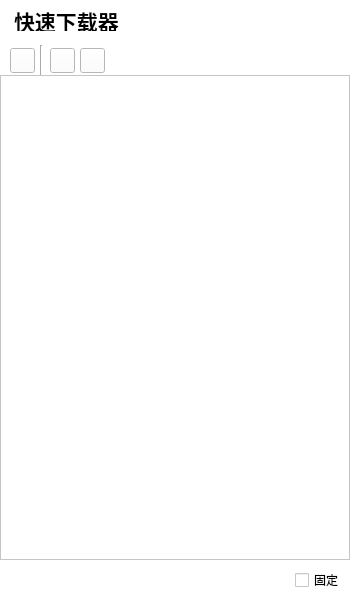
<?xml version="1.0" encoding="UTF-8"?>
<ui version="4.0">
 <class>MainWindow</class>
 <widget class="QMainWindow" name="MainWindow">
  <property name="geometry">
   <rect>
    <x>0</x>
    <y>0</y>
    <width>350</width>
    <height>600</height>
   </rect>
  </property>
  <property name="minimumSize">
   <size>
    <width>350</width>
    <height>400</height>
   </size>
  </property>
  <property name="maximumSize">
   <size>
    <width>350</width>
    <height>2000</height>
   </size>
  </property>
  <property name="baseSize">
   <size>
    <width>350</width>
    <height>600</height>
   </size>
  </property>
  <property name="windowTitle">
   <string>高速下载器</string>
  </property>
  <property name="autoFillBackground">
   <bool>false</bool>
  </property>
  <property name="styleSheet">
   <string notr="true">background-color:#FFFFFF;</string>
  </property>
  <widget class="QWidget" name="mainContent">
   <widget class="QWidget" name="title" native="true">
    <property name="geometry">
     <rect>
      <x>0</x>
      <y>0</y>
      <width>350</width>
      <height>45</height>
     </rect>
    </property>
    <property name="styleSheet">
     <string notr="true"/>
    </property>
    <widget class="QLabel" name="label">
     <property name="geometry">
      <rect>
       <x>14</x>
       <y>11</y>
       <width>141</width>
       <height>20</height>
      </rect>
     </property>
     <property name="font">
      <font>
       <family>System</family>
       <pointsize>16</pointsize>
       <weight>75</weight>
       <bold>true</bold>
      </font>
     </property>
     <property name="styleSheet">
      <string notr="true"/>
     </property>
     <property name="text">
      <string>快速下载器</string>
     </property>
    </widget>
    <widget class="QPushButton" name="minBtn">
     <property name="geometry">
      <rect>
       <x>268</x>
       <y>0</y>
       <width>41</width>
       <height>31</height>
      </rect>
     </property>
     <property name="styleSheet">
      <string notr="true">border:none;
background-color:transparent;
image: url(:/fd/images/mini_btn_bg.jpg);
</string>
     </property>
     <property name="text">
      <string/>
     </property>
    </widget>
    <widget class="QPushButton" name="closeBtn">
     <property name="geometry">
      <rect>
       <x>310</x>
       <y>0</y>
       <width>41</width>
       <height>31</height>
      </rect>
     </property>
     <property name="styleSheet">
      <string notr="true">border:none;
background-color:transparent;
image: url(:/fd/images/close_btn_bg.jpg);</string>
     </property>
     <property name="text">
      <string/>
     </property>
    </widget>
   </widget>
   <widget class="QWidget" name="toolsBar" native="true">
    <property name="geometry">
     <rect>
      <x>0</x>
      <y>45</y>
      <width>350</width>
      <height>30</height>
     </rect>
    </property>
    <property name="styleSheet">
     <string notr="true"/>
    </property>
    <widget class="Line" name="newRightLine">
     <property name="geometry">
      <rect>
       <x>40</x>
       <y>0</y>
       <width>3</width>
       <height>30</height>
      </rect>
     </property>
     <property name="orientation">
      <enum>Qt::Vertical</enum>
     </property>
    </widget>
    <widget class="QPushButton" name="newTaskBtn">
     <property name="geometry">
      <rect>
       <x>10</x>
       <y>3</y>
       <width>25</width>
       <height>25</height>
      </rect>
     </property>
     <property name="toolTip">
      <string>新建任务</string>
     </property>
     <property name="styleSheet">
      <string notr="true"/>
     </property>
     <property name="text">
      <string/>
     </property>
    </widget>
    <widget class="QPushButton" name="startAllBtn">
     <property name="geometry">
      <rect>
       <x>50</x>
       <y>3</y>
       <width>25</width>
       <height>25</height>
      </rect>
     </property>
     <property name="toolTip">
      <string>开始所有任务</string>
     </property>
     <property name="statusTip">
      <string/>
     </property>
     <property name="styleSheet">
      <string notr="true"/>
     </property>
     <property name="text">
      <string/>
     </property>
    </widget>
    <widget class="QPushButton" name="pauseAllBtn">
     <property name="geometry">
      <rect>
       <x>80</x>
       <y>3</y>
       <width>25</width>
       <height>25</height>
      </rect>
     </property>
     <property name="toolTip">
      <string>暂停所有任务</string>
     </property>
     <property name="styleSheet">
      <string notr="true"/>
     </property>
     <property name="text">
      <string/>
     </property>
    </widget>
   </widget>
   <widget class="QWidget" name="statusBar" native="true">
    <property name="geometry">
     <rect>
      <x>0</x>
      <y>560</y>
      <width>350</width>
      <height>40</height>
     </rect>
    </property>
    <property name="styleSheet">
     <string notr="true"/>
    </property>
    <widget class="QCheckBox" name="lockTopCbox">
     <property name="geometry">
      <rect>
       <x>295</x>
       <y>12</y>
       <width>51</width>
       <height>16</height>
      </rect>
     </property>
     <property name="text">
      <string>固定</string>
     </property>
    </widget>
   </widget>
   <widget class="QListWidget" name="downloadList">
    <property name="geometry">
     <rect>
      <x>0</x>
      <y>75</y>
      <width>350</width>
      <height>485</height>
     </rect>
    </property>
    <property name="styleSheet">
     <string notr="true"/>
    </property>
   </widget>
   <widget class="QLabel" name="emptyDownloadImage">
    <property name="geometry">
     <rect>
      <x>65</x>
      <y>220</y>
      <width>211</width>
      <height>191</height>
     </rect>
    </property>
    <property name="text">
     <string/>
    </property>
    <property name="pixmap">
     <pixmap resource="resource.qrc">:/fd/images/empty_download_list_img.jpg</pixmap>
    </property>
    <property name="alignment">
     <set>Qt::AlignCenter</set>
    </property>
   </widget>
  </widget>
 </widget>
 <resources>
  <include location="resource.qrc"/>
 </resources>
 <connections/>
</ui>
